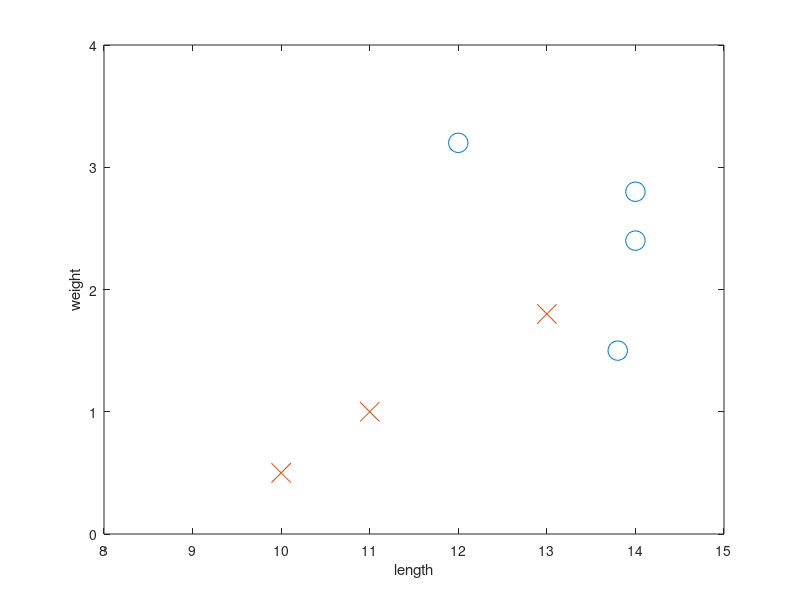

The MATLAB script that drew this image:
x=load('train_set.txt'); %load from file to memory
%x=load('test_set.txt'); %load from file to memory
indices0=find(x(:,3)==0); %find instances with class label == 0
indices1=find(x(:,3)==1); %find instances with class label == 1
x0=x(indices0,1:2); %label 0: ony two features, without last column
x1=x(indices1,1:2); %label 1: ony two features, without last column
clf %clear figure
plot(x0(:,1),x0(:,2),'o','MarkerSize',14) %plot label 0
hold on %superimpose plots
plot(x1(:,1),x1(:,2),'x','MarkerSize',14) %plot label 1
axis([8 15 0 4]) %resize the x and y axes
xlabel('length'), ylabel('weight')